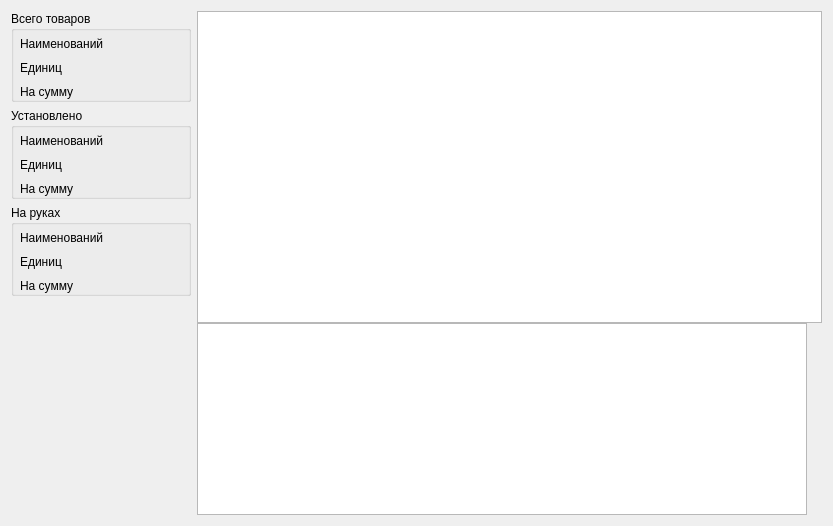
<?xml version="1.0" encoding="UTF-8"?>
<ui version="4.0">
 <class>SPageSalaryItems</class>
 <widget class="QWidget" name="SPageSalaryItems">
  <property name="geometry">
   <rect>
    <x>0</x>
    <y>0</y>
    <width>833</width>
    <height>526</height>
   </rect>
  </property>
  <property name="windowTitle">
   <string>Form</string>
  </property>
  <layout class="QGridLayout" name="gridLayout_4" columnminimumwidth="180,0">
   <item row="0" column="0">
    <layout class="QVBoxLayout" name="verticalLayout">
     <item>
      <widget class="QGroupBox" name="groupBoxInfoTotalItems">
       <property name="title">
        <string>Всего товаров</string>
       </property>
       <layout class="QGridLayout" name="gridLayout">
        <property name="leftMargin">
         <number>6</number>
        </property>
        <property name="topMargin">
         <number>6</number>
        </property>
        <property name="rightMargin">
         <number>0</number>
        </property>
        <property name="bottomMargin">
         <number>0</number>
        </property>
        <property name="spacing">
         <number>0</number>
        </property>
        <item row="0" column="0">
         <layout class="QFormLayout" name="formLayoutTotalItems">
          <property name="horizontalSpacing">
           <number>10</number>
          </property>
          <property name="verticalSpacing">
           <number>10</number>
          </property>
          <item row="0" column="0">
           <widget class="QLabel" name="labelTotalItemsByArticul">
            <property name="toolTip">
             <string/>
            </property>
            <property name="text">
             <string>Наименований</string>
            </property>
           </widget>
          </item>
          <item row="0" column="1">
           <widget class="QLabel" name="labelTotalItemsByArticulValue">
            <property name="font">
             <font>
              <pointsize>9</pointsize>
              <weight>75</weight>
              <bold>true</bold>
             </font>
            </property>
            <property name="text">
             <string>&lt;value&gt;</string>
            </property>
            <property name="textInteractionFlags">
             <set>Qt::LinksAccessibleByMouse|Qt::TextSelectableByMouse</set>
            </property>
           </widget>
          </item>
          <item row="1" column="0">
           <widget class="QLabel" name="labelTotalItemsPeaces">
            <property name="toolTip">
             <string/>
            </property>
            <property name="text">
             <string>Единиц</string>
            </property>
           </widget>
          </item>
          <item row="1" column="1">
           <widget class="QLabel" name="labelTotalItemsPeacesValue">
            <property name="font">
             <font>
              <pointsize>9</pointsize>
              <weight>75</weight>
              <bold>true</bold>
             </font>
            </property>
            <property name="text">
             <string>&lt;value&gt;</string>
            </property>
            <property name="textInteractionFlags">
             <set>Qt::LinksAccessibleByMouse|Qt::TextSelectableByMouse</set>
            </property>
           </widget>
          </item>
          <item row="2" column="0">
           <widget class="QLabel" name="labelTotalItemsCost">
            <property name="text">
             <string>На сумму</string>
            </property>
           </widget>
          </item>
          <item row="2" column="1">
           <widget class="QLabel" name="labelTotalItemsCostValue">
            <property name="font">
             <font>
              <pointsize>9</pointsize>
              <weight>75</weight>
              <bold>true</bold>
             </font>
            </property>
            <property name="text">
             <string>&lt;value&gt;</string>
            </property>
            <property name="textInteractionFlags">
             <set>Qt::LinksAccessibleByMouse|Qt::TextSelectableByMouse</set>
            </property>
           </widget>
          </item>
         </layout>
        </item>
       </layout>
      </widget>
     </item>
     <item>
      <widget class="QGroupBox" name="groupBoxInfoUsedItems">
       <property name="title">
        <string>Установлено</string>
       </property>
       <layout class="QGridLayout" name="gridLayout_2">
        <property name="leftMargin">
         <number>6</number>
        </property>
        <property name="topMargin">
         <number>6</number>
        </property>
        <property name="rightMargin">
         <number>0</number>
        </property>
        <property name="bottomMargin">
         <number>0</number>
        </property>
        <property name="spacing">
         <number>0</number>
        </property>
        <item row="0" column="0">
         <layout class="QFormLayout" name="formLayoutUsedItems">
          <property name="horizontalSpacing">
           <number>10</number>
          </property>
          <property name="verticalSpacing">
           <number>10</number>
          </property>
          <item row="0" column="0">
           <widget class="QLabel" name="labelUsedItemsByArticul">
            <property name="toolTip">
             <string/>
            </property>
            <property name="text">
             <string>Наименований</string>
            </property>
           </widget>
          </item>
          <item row="0" column="1">
           <widget class="QLabel" name="labelUsedItemsByArticulValue">
            <property name="font">
             <font>
              <pointsize>9</pointsize>
              <weight>75</weight>
              <bold>true</bold>
             </font>
            </property>
            <property name="text">
             <string>&lt;value&gt;</string>
            </property>
            <property name="textInteractionFlags">
             <set>Qt::LinksAccessibleByMouse|Qt::TextSelectableByMouse</set>
            </property>
           </widget>
          </item>
          <item row="1" column="0">
           <widget class="QLabel" name="labelUsedItemsPeaces">
            <property name="toolTip">
             <string/>
            </property>
            <property name="text">
             <string>Единиц</string>
            </property>
           </widget>
          </item>
          <item row="1" column="1">
           <widget class="QLabel" name="labelUsedItemsPeacesValue">
            <property name="font">
             <font>
              <pointsize>9</pointsize>
              <weight>75</weight>
              <bold>true</bold>
             </font>
            </property>
            <property name="text">
             <string>&lt;value&gt;</string>
            </property>
            <property name="textInteractionFlags">
             <set>Qt::LinksAccessibleByMouse|Qt::TextSelectableByMouse</set>
            </property>
           </widget>
          </item>
          <item row="2" column="0">
           <widget class="QLabel" name="labelUsedItemsCost">
            <property name="text">
             <string>На сумму</string>
            </property>
           </widget>
          </item>
          <item row="2" column="1">
           <widget class="QLabel" name="labelUsedItemsCostValue">
            <property name="font">
             <font>
              <pointsize>9</pointsize>
              <weight>75</weight>
              <bold>true</bold>
             </font>
            </property>
            <property name="text">
             <string>&lt;value&gt;</string>
            </property>
            <property name="textInteractionFlags">
             <set>Qt::LinksAccessibleByMouse|Qt::TextSelectableByMouse</set>
            </property>
           </widget>
          </item>
         </layout>
        </item>
       </layout>
      </widget>
     </item>
     <item>
      <widget class="QGroupBox" name="groupBoxInfoUnusedItems">
       <property name="title">
        <string>На руках</string>
       </property>
       <layout class="QGridLayout" name="gridLayout_3">
        <property name="leftMargin">
         <number>6</number>
        </property>
        <property name="topMargin">
         <number>6</number>
        </property>
        <property name="rightMargin">
         <number>0</number>
        </property>
        <property name="bottomMargin">
         <number>0</number>
        </property>
        <property name="spacing">
         <number>0</number>
        </property>
        <item row="0" column="0">
         <layout class="QFormLayout" name="formLayoutUnusedItems">
          <property name="horizontalSpacing">
           <number>10</number>
          </property>
          <property name="verticalSpacing">
           <number>10</number>
          </property>
          <item row="0" column="0">
           <widget class="QLabel" name="labelUnusedItemsByArticul">
            <property name="toolTip">
             <string/>
            </property>
            <property name="text">
             <string>Наименований</string>
            </property>
           </widget>
          </item>
          <item row="0" column="1">
           <widget class="QLabel" name="labelUnusedItemsByArticulValue">
            <property name="font">
             <font>
              <pointsize>9</pointsize>
              <weight>75</weight>
              <bold>true</bold>
             </font>
            </property>
            <property name="text">
             <string>&lt;value&gt;</string>
            </property>
            <property name="textInteractionFlags">
             <set>Qt::LinksAccessibleByMouse|Qt::TextSelectableByMouse</set>
            </property>
           </widget>
          </item>
          <item row="1" column="0">
           <widget class="QLabel" name="labelUnusedItemsPeaces">
            <property name="toolTip">
             <string/>
            </property>
            <property name="text">
             <string>Единиц</string>
            </property>
           </widget>
          </item>
          <item row="1" column="1">
           <widget class="QLabel" name="labelUnusedItemsPeacesValue">
            <property name="font">
             <font>
              <pointsize>9</pointsize>
              <weight>75</weight>
              <bold>true</bold>
             </font>
            </property>
            <property name="text">
             <string>&lt;value&gt;</string>
            </property>
            <property name="textInteractionFlags">
             <set>Qt::LinksAccessibleByMouse|Qt::TextSelectableByMouse</set>
            </property>
           </widget>
          </item>
          <item row="2" column="0">
           <widget class="QLabel" name="labelUnusedItemsCost">
            <property name="text">
             <string>На сумму</string>
            </property>
           </widget>
          </item>
          <item row="2" column="1">
           <widget class="QLabel" name="labelUnusedItemsCostValue">
            <property name="font">
             <font>
              <pointsize>9</pointsize>
              <weight>75</weight>
              <bold>true</bold>
             </font>
            </property>
            <property name="text">
             <string>&lt;value&gt;</string>
            </property>
            <property name="textInteractionFlags">
             <set>Qt::LinksAccessibleByMouse|Qt::TextSelectableByMouse</set>
            </property>
           </widget>
          </item>
         </layout>
        </item>
       </layout>
      </widget>
     </item>
     <item>
      <spacer name="verticalSpacer">
       <property name="orientation">
        <enum>Qt::Vertical</enum>
       </property>
       <property name="sizeHint" stdset="0">
        <size>
         <width>20</width>
         <height>40</height>
        </size>
       </property>
      </spacer>
     </item>
    </layout>
   </item>
   <item row="0" column="1">
    <layout class="QGridLayout" name="gridLayoutItems" columnminimumwidth="0,15">
     <property name="spacing">
      <number>0</number>
     </property>
     <item row="0" column="0" colspan="2">
      <widget class="STableViewSalaryItems" name="tableViewItems">
       <property name="selectionBehavior">
        <enum>QAbstractItemView::SelectRows</enum>
       </property>
       <property name="sortingEnabled">
        <bool>true</bool>
       </property>
       <property name="wordWrap">
        <bool>false</bool>
       </property>
       <property name="cornerButtonEnabled">
        <bool>false</bool>
       </property>
       <attribute name="horizontalHeaderHighlightSections">
        <bool>false</bool>
       </attribute>
       <attribute name="verticalHeaderVisible">
        <bool>false</bool>
       </attribute>
       <attribute name="verticalHeaderHighlightSections">
        <bool>false</bool>
       </attribute>
      </widget>
     </item>
     <item row="1" column="0">
      <widget class="STableViewSalaryItemsSummary" name="tableViewItemsSummary">
       <property name="sizePolicy">
        <sizepolicy hsizetype="Expanding" vsizetype="Minimum">
         <horstretch>0</horstretch>
         <verstretch>0</verstretch>
        </sizepolicy>
       </property>
       <property name="verticalScrollBarPolicy">
        <enum>Qt::ScrollBarAlwaysOff</enum>
       </property>
       <property name="horizontalScrollBarPolicy">
        <enum>Qt::ScrollBarAlwaysOff</enum>
       </property>
       <property name="showDropIndicator" stdset="0">
        <bool>false</bool>
       </property>
       <property name="selectionMode">
        <enum>QAbstractItemView::NoSelection</enum>
       </property>
       <property name="showGrid">
        <bool>false</bool>
       </property>
       <property name="wordWrap">
        <bool>false</bool>
       </property>
       <property name="cornerButtonEnabled">
        <bool>false</bool>
       </property>
       <attribute name="horizontalHeaderVisible">
        <bool>false</bool>
       </attribute>
       <attribute name="horizontalHeaderHighlightSections">
        <bool>false</bool>
       </attribute>
       <attribute name="verticalHeaderVisible">
        <bool>false</bool>
       </attribute>
       <attribute name="verticalHeaderHighlightSections">
        <bool>false</bool>
       </attribute>
      </widget>
     </item>
    </layout>
   </item>
  </layout>
 </widget>
 <customwidgets>
  <customwidget>
   <class>STableViewSalaryItems</class>
   <extends>QTableView</extends>
   <header>widgets/salarytabwidgets/stableviewsalaryitems.h</header>
  </customwidget>
  <customwidget>
   <class>STableViewSalaryItemsSummary</class>
   <extends>QTableView</extends>
   <header>widgets/salarytabwidgets/spagesalaryitems.h</header>
  </customwidget>
 </customwidgets>
 <resources/>
 <connections/>
</ui>
